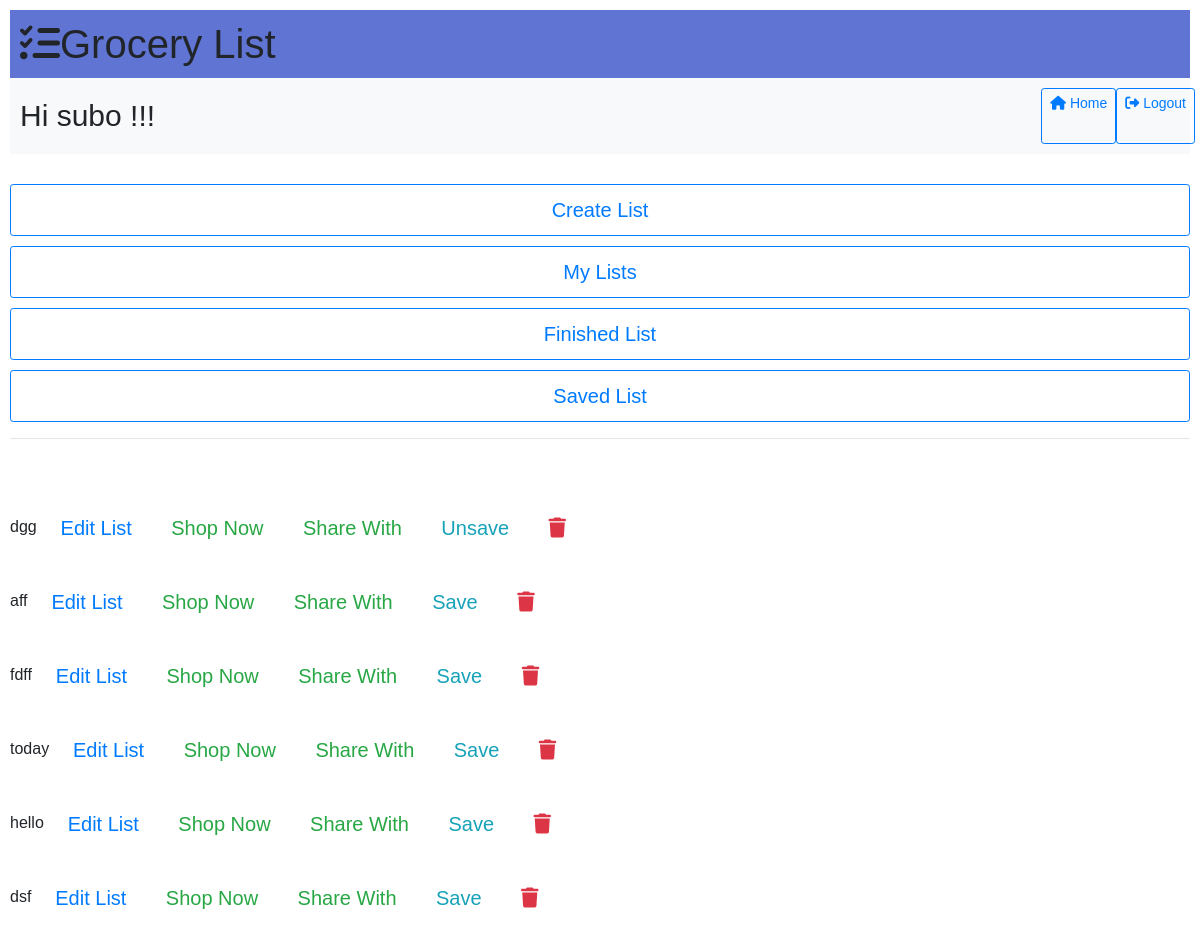
The app's page /projectG/display_all_lists/ (signed in), older data.
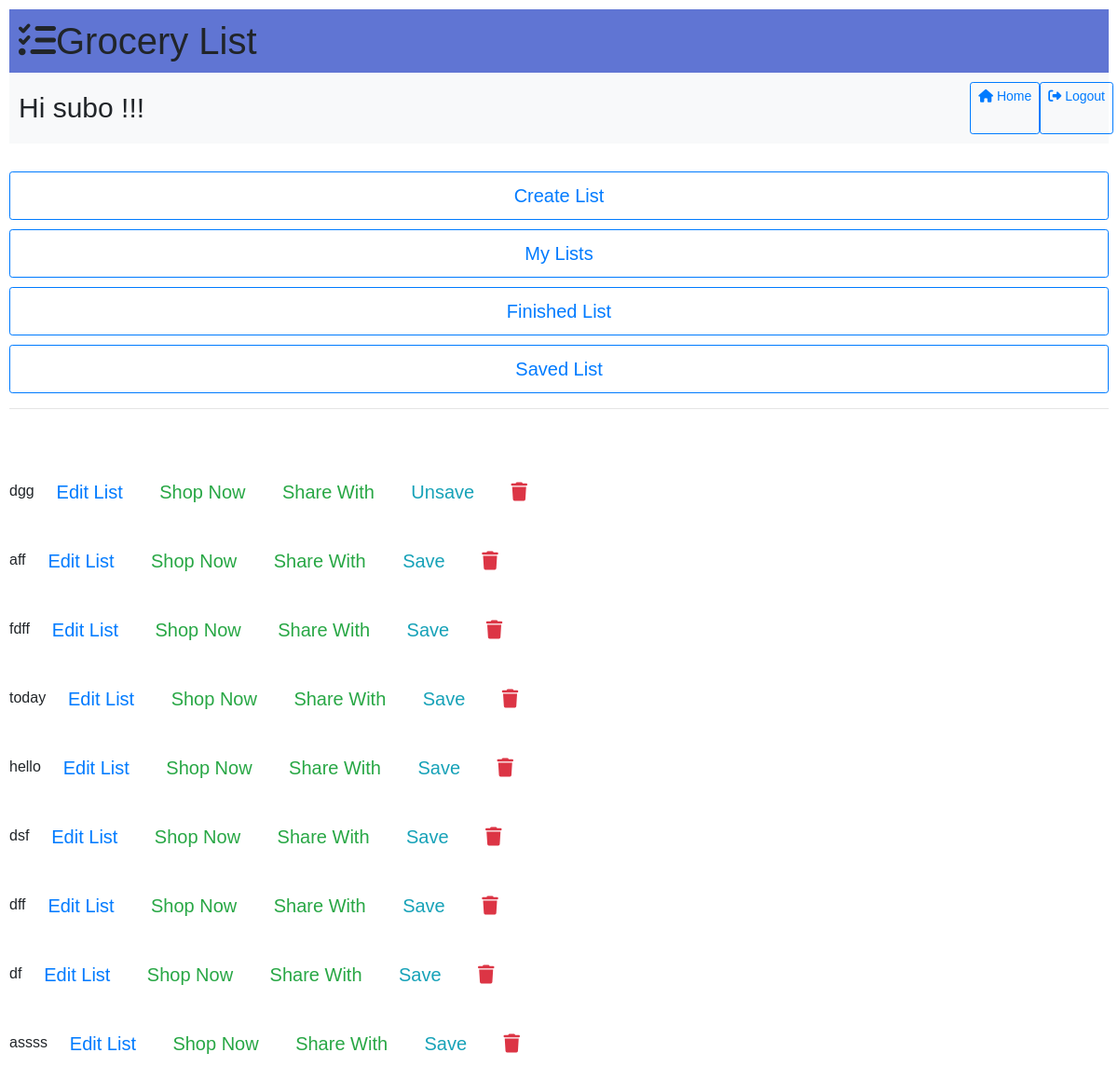
The same page, newer data.
### projectG/models.py (models this page shows, shortened)
class User(AbstractUser):
    pass

class GroceryList(models.Model):
    name = models.CharField(max_length=100)
    finished = models.BooleanField(default=False)
    saved_list = models.BooleanField(default=False)
    timestamp = models.DateTimeField(auto_now_add=True)
    user = models.ForeignKey(User, on_delete=models.CASCADE,default=None)  # User who created the list
    shared_with = models.ManyToManyField(User, related_name='shared_lists', blank=True)

### projectG/views.py (the view)
# urls.py: path('display_all_lists/', views.display_all_lists, name='display_all_lists'),
@login_required
def display_all_lists(request):
    all_lists = GroceryList.objects.all()
    print("ffffffff out display")
    data_by_lists = {}
    for grocery_list in all_lists:
        items = GroceryItem.objects.filter(list=grocery_list)
        data_by_lists[grocery_list] = items
    return render(request, 'index.html', {'data_by_lists': data_by_lists})

### projectG/templates/index.html (shortened to what this page needs)
{% extends "layout.html" %}
{% load static %}
{% block body %}
<div class="container bg-blue">
    <h1 class="mb-0"><i class="fas fa-tasks me-2"></i>Grocery List</h1>
</div>
<div class="container bg-light">
    <div class="row" >
        <div class="col">
            <h2>Hi {{ request.user }} !!!</h2>
        </div>
            <a class="btn btn-sm btn-outline-primary" href="https://subogrocerylist-2cb1d307b153.herokuapp.com/projectG/" class="home-link">
                <i class="fas fa-home"></i> Home
            </a>
            <a class="btn btn-sm btn-outline-primary" href="{% url 'logout' %}">
                <i class="fas fa-sign-out-alt"></i> Logout
            </a>
    </div>
</div>
</div>
<div class="container">
    <div class="buttons">
    <button class="btn btn-sm btn-outline-primary" id="created_list">Create List</button>
    <button class="btn btn-sm btn-outline-primary" id="allList">My Lists</button>
    <button class="btn btn-sm btn-outline-primary" id="get_finished_lists">Finished List</button>
    <button class="btn btn-sm btn-outline-primary" id="saved_list">Saved List</button>
    </div>
    <hr>
    <div id="lists-container" style="display: block;">
      {% for grocery_list, items in data_by_lists.items %}
       <div class="list" style="display:inline">
        <div class="item-lister" onclick="toggleListItems(this);" title="Click to see list-items">
          <br>  <td>{{ grocery_list.name }}</td>&nbsp
            <button class="btn btn-sm btn-outline-primary" onclick="editList('{{ grocery_list.id }}',this)">Edit List</button>
            <button class="btn btn-sm btn-outline-success" onclick="shopNow('{{ grocery_list.id }}')" > Shop Now</button>
            <button class="btn btn-sm btn-outline-success" onclick="shareWith('{{ grocery_list.id }}')" > Share With</button>
            <button class="btn btn-sm btn-outline-info" onclick="toggleListStatus('{{ grocery_list.id }}', this)">
                {% if grocery_list.saved_list %}
                   Unsave
                {% else %}
                 Save
               {% endif %}
            </button>
            <button class="btn btn-sm btn-outline-danger" onclick="DeleteNow('{{ grocery_list.id }}')">
              <i class="fas fa-trash"></i>
          </button>
      {% endfor %}
{% endblock %}

### projectG/templates/layout.html (shortened to what this page needs)
{% load static %}
<!DOCTYPE html>
    {% load pwa %}
    <head>
        <link rel="stylesheet" href="https://stackpath.bootstrapcdn.com/bootstrap/4.4.1/css/bootstrap.min.css">
        <link rel="stylesheet" href="{% static 'styles.css' %}">
        <link rel="stylesheet" href="https://cdnjs.cloudflare.com/ajax/libs/font-awesome/6.3.0/css/all.min.css">
    </head>
    <body>
        <div class="container">
            {% block body %}
            {% endblock %}
        </div>
    </body>

### projectG/static/styles.css (style rules this page uses)
body { font-family: Arial, sans-serif; }
.container { max-width: 100%; padding: 10px; }
h2 { font-size: 30px; margin: 10px 0; }
.bg-blue { background-color: rgb(96, 117, 211); }
.buttons button, .buttons a { font-size: 20px; padding: 10px 20px; display: block; margin: 10px auto; width: 100%; }
.buttons { text-align: center; margin-top: 10px; }
.list { margin: 10px 0; padding: 10px; }
.list button { margin: 5px; }
.list { display: flex; align-items: center; justify-content: space-between; padding: 10px; margin: 10px; border-radius: 5px; }
.list button { padding: 5px 10px; margin-right: 10px; font-size: 20px; border: none; border-radius: 3px; }
.list button i { margin-right: 5px; }

Row changes from the older to the newer data that the page shows:
added GroceryList: name "dff", saved_list "Save"
added GroceryList: name "df", saved_list "Save"
added GroceryList: name "assss", saved_list "Save"
